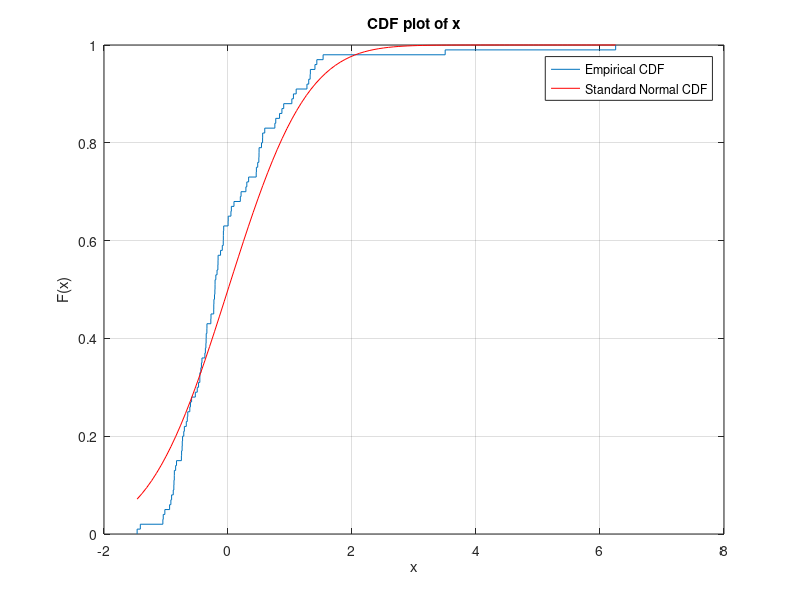

Recreate this plot in MATLAB.
tempo1=[22.5171   22.6333   22.4444     22.4183   22.2916   22.3862     22.4632   22.5553   22.3642     22.3078   22.3728   22.5239     22.4833   22.7908   22.4178     22.2612   22.5263   22.3725     22.2851   22.4623   22.4129     22.1905   22.6753   25.0522     23.0742   22.9014   22.7527     23.1143   22.4706   22.7542     23.0847   22.7773   22.9654     23.1668   23.0627   22.2947     22.4115   22.4670   22.4896     22.6693   22.4704   23.9535     22.9130   22.8617   22.6869     22.7538   23.1264   22.7369     22.1776   22.4901   22.5755     22.3193   22.4694   22.5242     22.5728   22.6381   22.4433     22.3557   22.5546   22.7769     22.4756   22.4049   22.3789     22.5925   22.7698   22.7454     22.5059   22.1366   22.4619     22.4135   22.3827   22.4082     22.7357   22.3433   22.2165     22.2078   22.2549   22.2689     22.2592   22.2222   22.3120     22.2082   22.2582   22.9933     22.5233   22.4887   22.2049     22.1470   22.2536   22.1858     21.9683   21.9889   22.2058     22.1342   22.2011   22.2727     22.9756   22.8862   23.0832  22.8559]; % Nd e NC zeros()
tempo2=[23.9053305576961 24.2905152233838 23.1373940427002 22.1038152752987 22.0227553217057 22.6112090870759 22.6146703659958 23.0362861255486 22.6933022071961 22.7338356050738 22.6169030491242 22.5418573563082 22.8350256281747 22.4492247402330 22.6078949146483 22.3036957940372 22.6119266588609 22.6177574641578 22.5651814327659 22.2332198104550 22.8006959334463 22.5341543643161 22.8204193219246 22.6812202312480 22.7066944572497 22.9264882344741 22.6692597036831 22.7069125511772 22.3878804776856 22.3542516769713 22.3366313981702 22.3342456216575 22.2432739405125 22.3563487997564 22.2494669527831 22.1538049692915 22.2273607812381 22.4486499985888 22.2685604346826 22.6981605701574 22.4551671583045 22.4277241000632 22.3516580697747 22.2042526605321 22.3134540005696 22.3149879278597 22.2879810574733 22.3612255510293 22.3108941765500 22.3536487114070 22.0681064572053 22.3363397509966 22.2920696771611 22.3792041880876 22.1812830936153 22.3585669432896 22.1906388954697 22.0823740764150 22.2071789678769 22.0940468055227 21.9676305848082 22.2838415492024 22.2869966413535 22.2065238308241 22.4420178050172 22.4480688424173 22.5157220063615 22.3405853127852 22.2843619811823 23.0619506491929 22.5108867356984 22.3459564102937 22.5394125661445 22.6563652209463 22.4691345776376 22.6027979312722 22.7942741363694 22.6402784418001 22.5329514266336 22.9182506985420 22.7169624048833 22.3518607688367 22.4017730608670 22.6177437798329 22.7531240886026 22.8178167343898 22.7396185152336 23.5471459202324 23.1942678073692 22.6939137254634 22.4192898519613 22.6807472667699 22.7397061804398 22.5066993322905 22.6969477968665 22.5805707389792 22.7433774282193 22.6132326566150 22.7533524457737 22.4842527631645];%ND sparse
tempo3=[22.4240066676873 22.3772550270650 22.1957593987792 22.0399150374480 22.3415846961353 22.4038009067576 22.3474907652189 22.3622634215431 22.0966626497471 22.3735072325933 22.2952512826916 22.2854220887240 22.2444743123841 22.2427500874514 22.3186779915859 22.4089282522295 22.8503678945212 22.8156939534955 22.2361563810434 22.2581222882586 22.2660673217467 22.3278109955261 22.2198801595250 22.3137379503105 22.0596965843070 22.0705538131799 22.1815212863950 22.3735504237437 22.2429279836746 22.0126041184686 22.2096224751352 22.1597747560128 22.1881132822623 22.1719807461549 22.1962550279203 22.2730587288460 22.2161498980945 22.3041431004062 22.1979694172445 22.2140784334185 22.2643443797195 22.2555017400474 22.1222519096048 22.2458371856133 22.0664485157212 22.2490855022276 22.3798973846689 22.1854580956038 22.0555934250240 22.1085038671047 22.1919577222783 22.2094125062755 22.1682898271584 22.1786313280381 22.2414641885495 22.1101913154143 22.1684211111501 22.1314648813184 22.0650655436397 22.2931096858507 22.3180810129137 22.1020046680653 22.3473830011606 22.3852308502841 22.1666310304040 22.0628965781490 22.4971203048868 22.1901732007892 22.3665256611026 22.3386831916293 24.0490027120621 23.7432491376737 22.7531082661020 23.7788074281936 22.4914584154749 22.5911136560154 22.5501034449433 22.5561082977470 22.5501295306875 22.3031381577991 22.4781050802201 22.3716478749526 22.8915525807354 23.1629559339081 22.7543060721626 23.1653900331930 22.3502460185029 22.0925654773563 22.2709936786972 22.3050633712532 22.2408223081864 22.2242279261149 22.2298145517400 22.4381712268254 22.2170641820494 22.2476606219013 22.3206130406484 22.6837073572917 22.3513236590858 22.3774863776822];%Nc sparse
tempo4=[22.5875334945233 22.5069926900047 22.5180017293566 22.5764662967908 22.5015510326961 22.3993098823918 22.5232847340238 22.5593750026727 22.5110171644197 22.4826328812089 22.3364513637713 22.6005442940214 22.5374847868795 22.4877401278287 22.4174176652660 22.3283121839242 22.1621139202939 22.3869683319065 22.1267382299839 22.0670951000709 22.2680331605402 22.3283014930454 22.5231889437497 22.4255812203168 22.3030235515784 22.5055947506930 22.2993433234607 22.3448313022089 22.5347834156246 22.3819406254250 22.2232379507381 22.3121159301792 22.3798216932470 22.3232186216293 22.2467309430809 22.3237621459074 22.3802069925190 22.4298609929175 22.1188834275129 22.4409247695688 22.2911002282716 22.3504739480389 22.4167680874702 22.4188613615390 22.4222383963340 22.4123390702014 22.4830160423051 22.4644562490752 22.3922235402888 22.4061614527964 22.4193497208825 22.4016135529553 22.5469723003607 22.4272921885597 22.6203177158125 22.5958642549184 22.4678520998169 22.4934832679194 22.5100690972879 22.3587119116061 22.4007125256902 22.4185149770659 22.2911066427989 22.0326063250660 22.2279449308557 22.1915642979385 22.3030321042814 22.4220476710562 22.5469278263049 22.4027955365153 22.3176602199242 22.5340042643777 22.4037111033757 22.4688305290446 22.4704427135674 22.4774362588424 22.5200723387623 22.4388233704321 22.4782295220493 22.4587943596634 22.1644603543727 22.4973456686118 22.3970626596683 22.2797879955971 22.2256887277940 22.2829666076815 22.3675301760745 22.4008951259001 22.2606265197084 22.3558557364262 22.3916783054701 22.3208405425493 22.3483712659968 22.3722341627460 22.1657167464491 22.3417566054664 22.4376473737642 22.3139291032234 22.3688524239643 22.2338749475078];%Nc(<10-6) e ND sparse
kstest(tempo1)
kstest(tempo2)
kstest(tempo3)
kstest2(tempo1,tempo2)
[p,h]=ranksum(tempo1,tempo2,'alpha',0.05)
% figure();
% subplot(1,2,1);
% histogram(tempo1);
% subplot(1,2,2);
% histogram(tempo2);

%%
tempo11=(tempo1-mean(tempo1))/std(tempo1);
cdfplot(tempo11)
hold on
x_values = linspace(min(tempo11),max(tempo11));
plot(x_values,normcdf(x_values,0,1),'r-')
legend('Empirical CDF','Standard Normal CDF','Location','best')
kstest(tempo11)